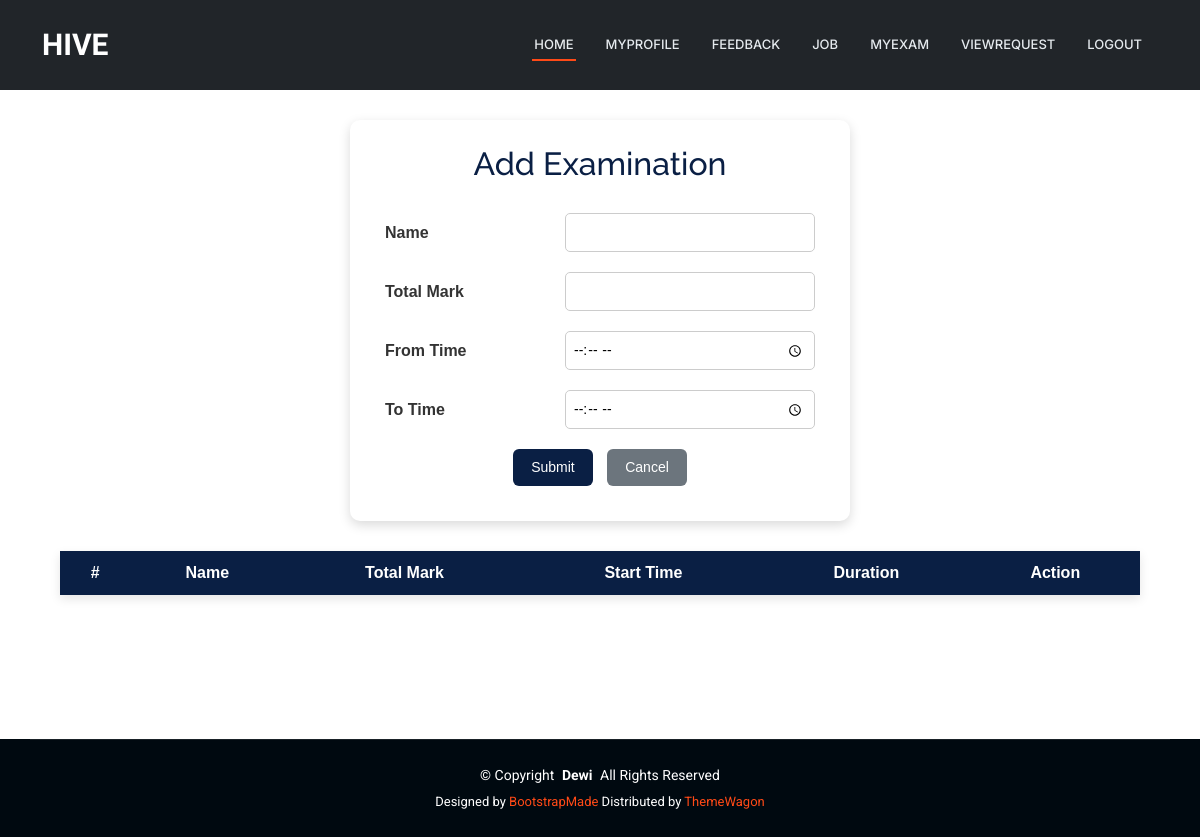
/JobProvider/examinationdetails/10, run on an earlier commit of the app's database.
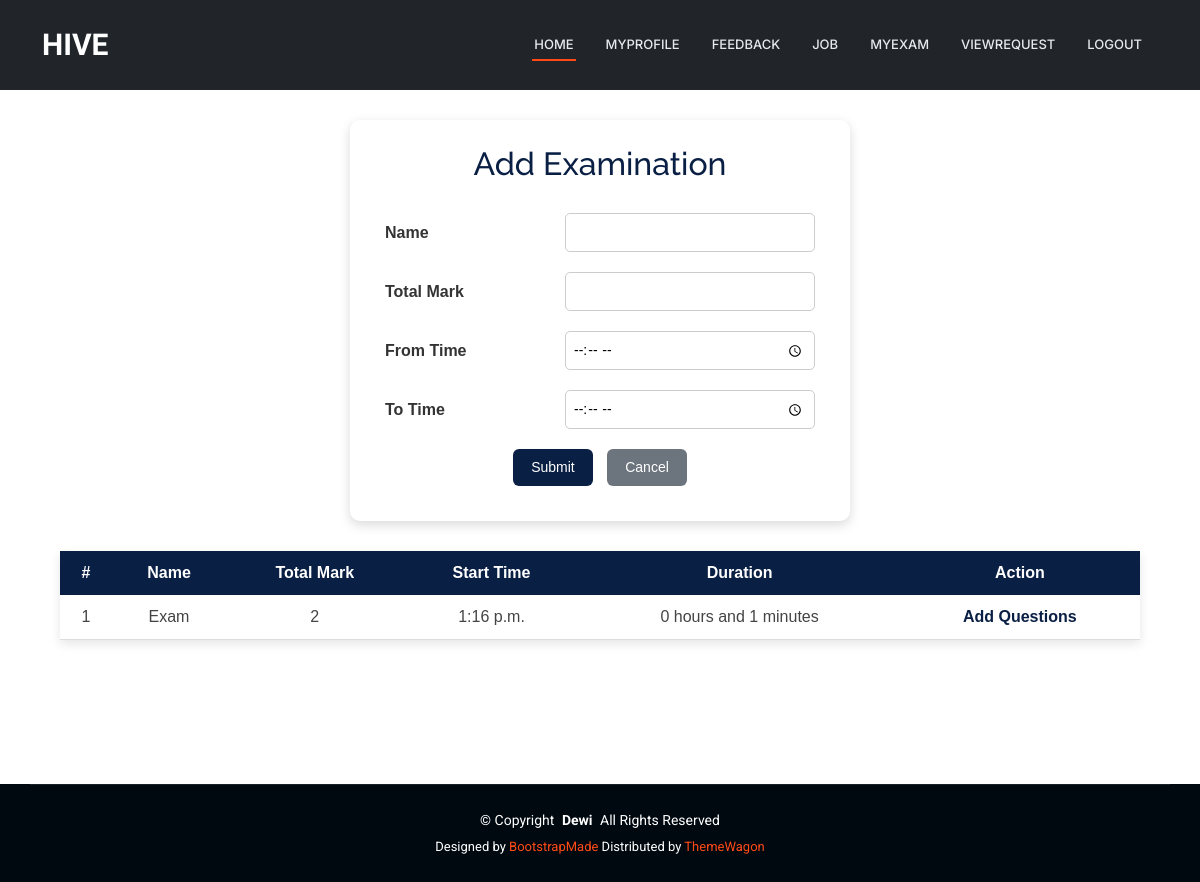
And on a later commit of the database.
### JobProvider/models.py (models this page shows)
class tbl_examination(models.Model):
    examination_name=models.CharField(max_length=50)
    examination_mark=models.CharField(max_length=50)
    examination_time=models.CharField(max_length=50)
    examination_status = models.IntegerField(default=0)
    time = models.TimeField(null=True)
    start_time = models.TimeField(null=True)
    job=models.ForeignKey(tbl_job,on_delete=models.CASCADE,null=True)

### JobProvider/views.py (the view, shortened to what this page needs)
# urls.py: path('examinationdetails/<int:id>',views.examinationdetails,name='examinationdetails'),
def examinationdetails(request, id):
    exm=tbl_examination.objects.filter(job=id,examination_status=0)
    return render(request,'JobProvider/Exam.html',{'result':exm})

### JobProvider/Templates/JobProvider/Exam.html (shortened to what this page needs)
{% extends 'JobProvider/Header.html' %}
{% block content %}
<head>
</head>
<div class="jp-exam-wrapper">
    <div class="jp-exam-card">
        <h2>Add Examination</h2>
        <form action="" method="post" enctype="multipart/form-data">
            <table class="jp-exam-form-table">
                <tr>
                    <td>Name</td>
                    <td>
                        <input
                            type="text"
                            name="txt_name"
                            class="jp-exam-input"
                            required
                            pattern="^[A-Z]+[a-zA-Z ]*$"
                            title="Name Allows Only Alphabets, Spaces and First Letter Must Be Capital">
                    </td>
                </tr>
                <tr>
                    <td>Total Mark</td>
                    <td>
                        <input
                            type="text"
                            name="txt_qno"
                            class="jp-exam-input"
                            required>
                    </td>
                </tr>
                <tr>
                    <td>From Time</td>
                    <td>
                        <input
                            type="time"
                            name="txt_ftime"
                            class="jp-exam-input"
                            required>
                    </td>
                </tr>
                <tr>
                    <td>To Time</td>
                    <td>
                        <input
                            type="time"
                            name="txt_ttime"
                            class="jp-exam-input"
                            required>
                    </td>
                </tr>
                <tr>
                    <td colspan="2" align="center">
                        <input type="submit" value="Submit" class="jp-exam-btn">
                        <input type="reset" value="Cancel" class="jp-exam-btn jp-exam-cancel">
                    </td>
                </tr>
            </table>
        </form>
    </div>
    <table class="jp-exam-table">
        <tr>
            <th>#</th>
            <th>Name</th>
            <th>Total Mark</th>
            <th>Start Time</th>
            <th>Duration</th>
            <th>Action</th>
        </tr>
        {% for i in result %}
        <tr>
            <td>{{ forloop.counter }}</td>
            <td>{{ i.examination_name }}</td>
            <td>{{ i.examination_mark }}</td>
            <td>{{ i.start_time }}</td>
            <td>{{ i.examination_time }}</td>
            <td>
                <a href="{% url 'JobProvider:addquestions' i.id %}" class="jp-exam-link">
                    Add Questions
                </a>
            </td>
        </tr>
        {% endfor %}
    </table>
</div>
{% endblock %}

What changed in the data, as far as the page shows it:
added tbl_examination: examination_name "Exam", examination_mark "2", start_time "1:16 p.m.", examination_time "0 hours and 1 minutes"
